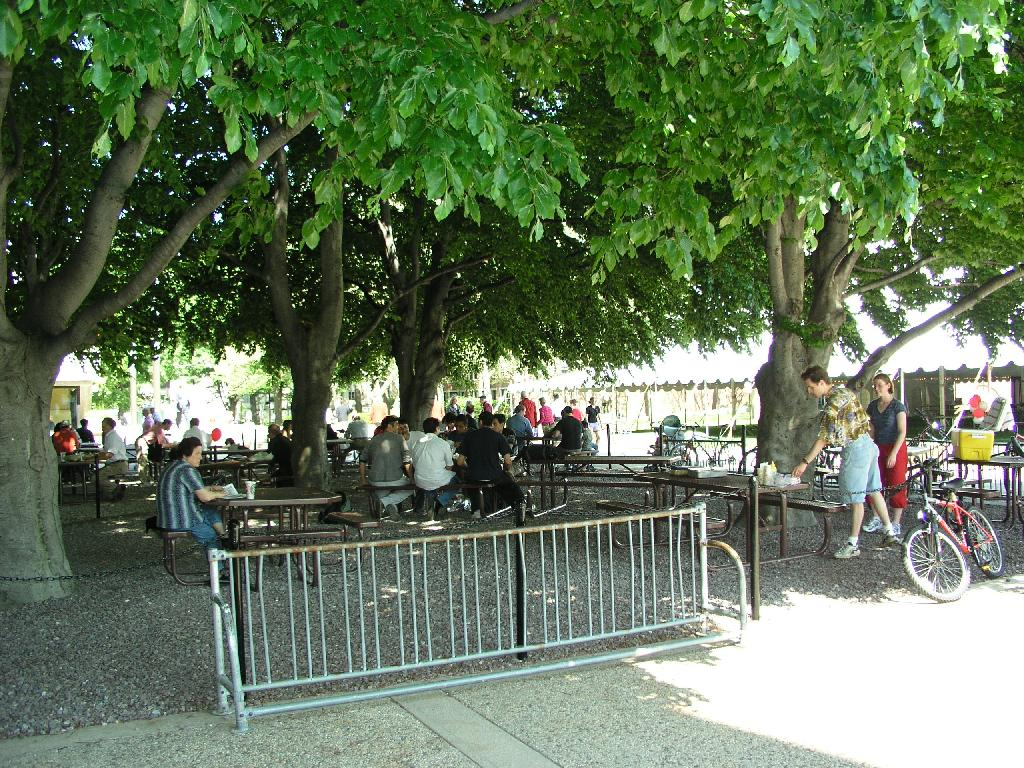
#> input picture data/i05june05_static_street_boston_p1010808.jpeg, 1024 x 768 px, found by its file name
$ jupyter execute --allow-errors 2019-12-03_retina-chicago-tests-copie.ipynb
#> lines starting #> are read from the running program, lines starting #| are printed output that depends on the picture
[cell 1]
import numpy as np
import matplotlib.pyplot as plt

#> (a cell that did not finish here is left out)

[cell 3]
#args = init(filename='../data/2019-07-23')
from easydict import EasyDict
args = EasyDict({'w': 28,
 'minibatch_size': 10,
 'train_batch_size': 1000,
 'test_batch_size': 126,
 'noise_batch_size': 1000,
 'mean': 0.1307,
 'std': 0.3081,
 'N_pic': 1718,
 'N_X': 1718,
 'N_Y': 2444,
 'N_X2': 98,
 'N_Y2': 140,
 'offset_std': 30,
 'offset_max': 34,
 'noise': 0.75,
 'contrast': 0.7,
 'sf_0': 0.1,
 'B_sf': 0.1,
 'N_theta': 6,
 'N_azimuth': 48,
 'N_eccentricity': 80,
 'N_phase': 2,
 'rho': 1.41,
 'bias_deconv': True,
 'p_dropout': 0.5,
 'dim1': 1000,
 'dim2': 1000,
 'lr': 0.005,
 'do_adam': 'adam',
 'bn1_bn_momentum': 0,
 'bn2_bn_momentum': 0,
 'momentum': 0,
 'epochs': 60,
 'num_processes': 1,
 'no_cuda': True,
 'log_interval': 20,
 'verbose': 1,
 'filename': '../data/2019-07-23',
 'seed': 2019,
 'N_cv': 10,
 'do_compute': True,
 'save_model': True,
 'zoomW': 300})

[cell 4]
print('N_X :', args.N_X)
print('N_Y :', args.N_Y)
print('N_theta :', args.N_theta)
print('N_azimuth :', args.N_azimuth)
print('N_eccentricity :', args.N_eccentricity)
print('N_phase :', args.N_phase)

[cell 5]
args.N_X, args.N_Y = 768, 1024
args_N_pic = args.N_Y

#> (a cell that did not finish here is left out)

#> (a cell that did not finish here is left out)

#> (a cell that did not finish here is left out)

#> (a cell that did not finish here is left out)

#> (a cell that did not finish here is left out)

#> (a cell that did not finish here is left out)

#> (a cell that did not finish here is left out)

#> (a cell that did not finish here is left out)

#> (a cell that did not finish here is left out)

#> (a cell that did not finish here is left out)

[cell 16]
from PIL import Image
impath = 'data/i05june05_static_street_boston_p1010808.jpeg'
im = Image.open(impath)
#> im is the input picture: PIL image 1024x768 RGB; mean R, G, B 100.3, 119.5, 90.3

[cell 17]
im

[cell 18]
im_color_npy = np.asarray(im)
im_color_npy

[cell 19]
im_bw = im.convert("L")
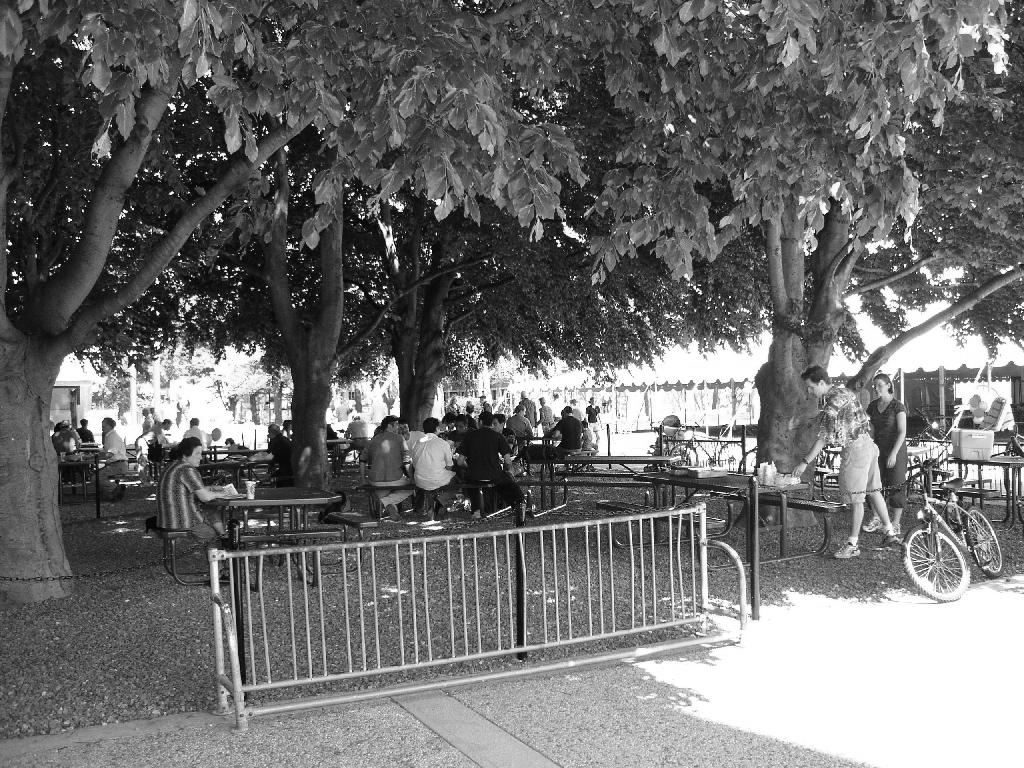
#> im_bw: PIL image 1024x768 L; min 0, max 255, mean 110.4

[cell 20]
im_bw

[cell 21]
im_npy = np.asarray(im_bw)

[cell 22]
im_npy

[cell 23]
args.N_X, args.N_Y = im_npy.shape
#> args.N_X = 768; args.N_Y = 1024
args_N_pic = args.N_Y
#> args_N_pic = 1024

[cell 24]
plt.figure(figsize=(20, 20))
plt.imshow(im_bw)

ecc_max = .8
rho = 1.05
args.N_eccentricity = 80

N_X, N_Y = args.N_X, args.N_Y
#> N_X = 768; N_Y = 1024
plt.plot(N_Y / 2 ,N_X / 2  , '+r')

for i_eccentricity in range(args.N_eccentricity):
    for i_azimuth in range(args.N_azimuth):

        ecc = ecc_max * (1 / rho) ** ((args.N_eccentricity - i_eccentricity) )

        N_min = min(N_X, N_Y)
        r = np.sqrt(N_min ** 2 + N_min ** 2) / 2 * ecc #- 30  # radius
        # r = np.sqrt(N_X ** 2 + N_Y ** 2) / 2 * ecc - 30 # radius
        psi = (i_azimuth + (i_eccentricity % 2) * .5) * np.pi * 2 / args.N_azimuth
        x = int(N_X / 2 + r * np.cos(psi))
        y = int(N_Y / 2 + r * np.sin(psi))
        plt.plot(y, x  , '.r')
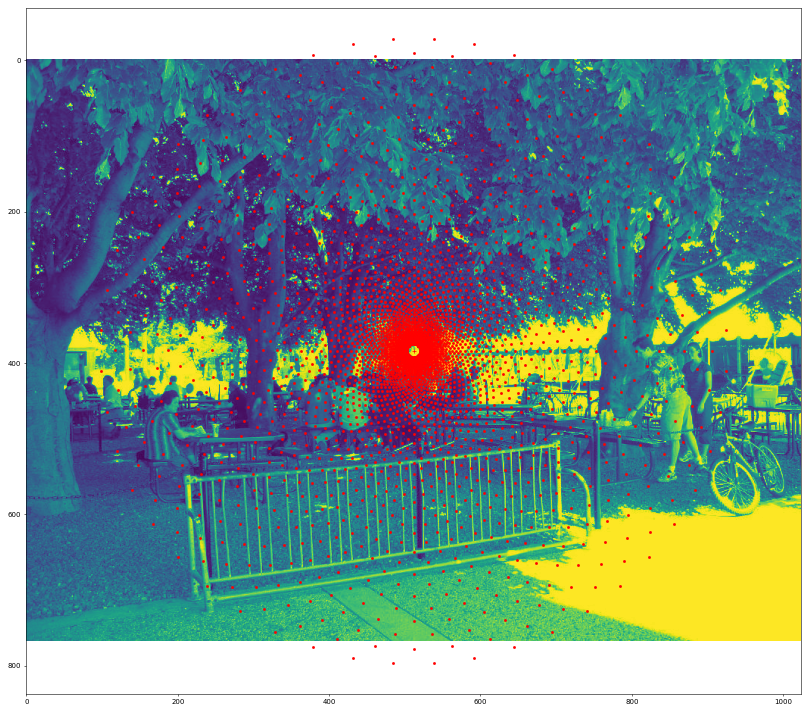
#> figure drawn by matplotlib, 1 panel

$ run again, with data/i05june05_static_street_boston_p1010764.jpeg copied over data/i05june05_static_street_boston_p1010808.jpeg
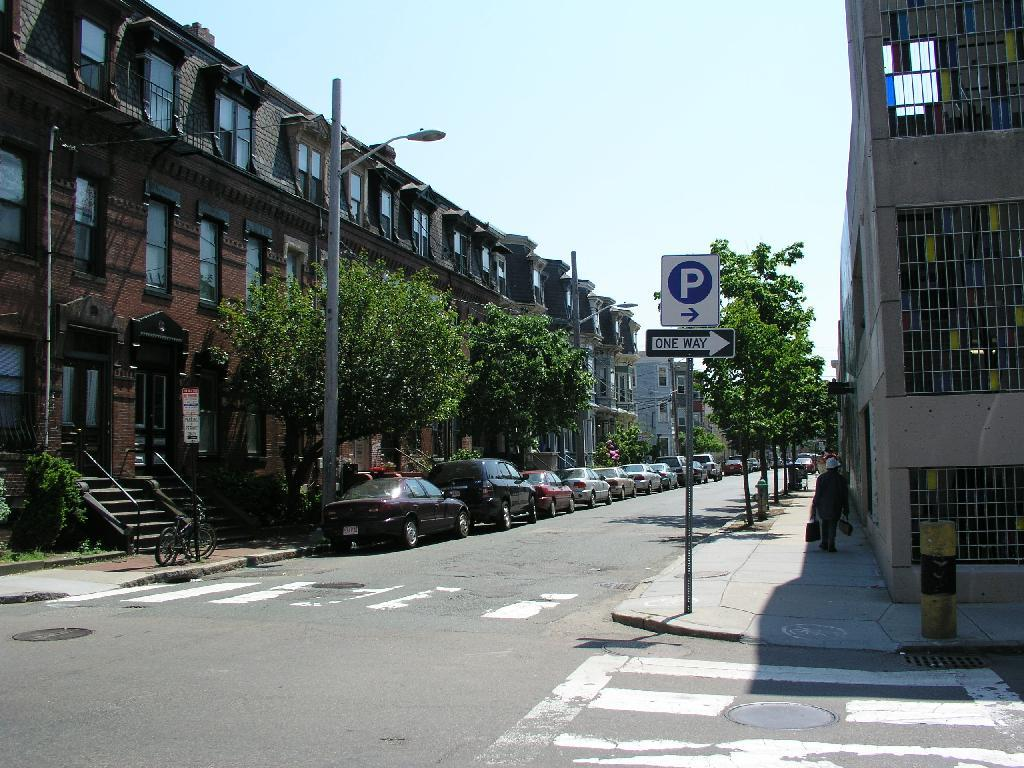
#> input picture data/i05june05_static_street_boston_p1010764.jpeg, 1024 x 768 px, found by its file name
#> im is the input picture: PIL image 1024x768 RGB; mean R, G, B 109.8, 118.8, 118.3
#> `im_bw = im.convert("L")`:
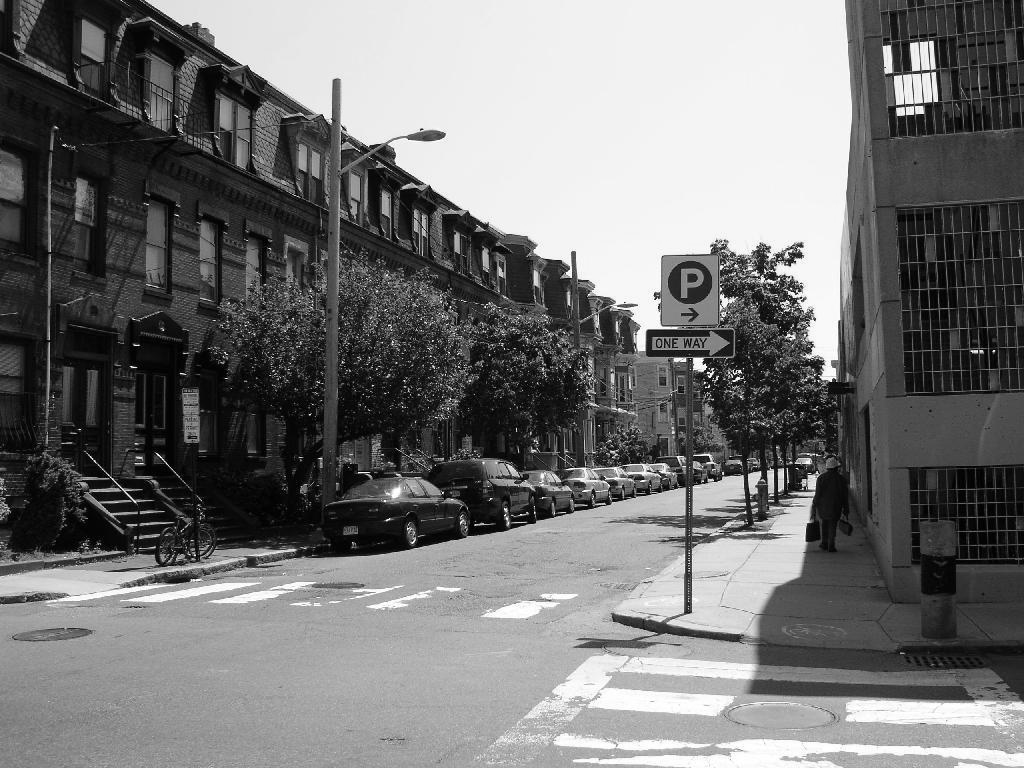
#> im_bw: PIL image 1024x768 L; min 0, max 255, mean 116.1
#> `[cell 24] plt.figure(figsize=(20, 20)) plt.imshow(im_bw)  ecc_max = .8..`:
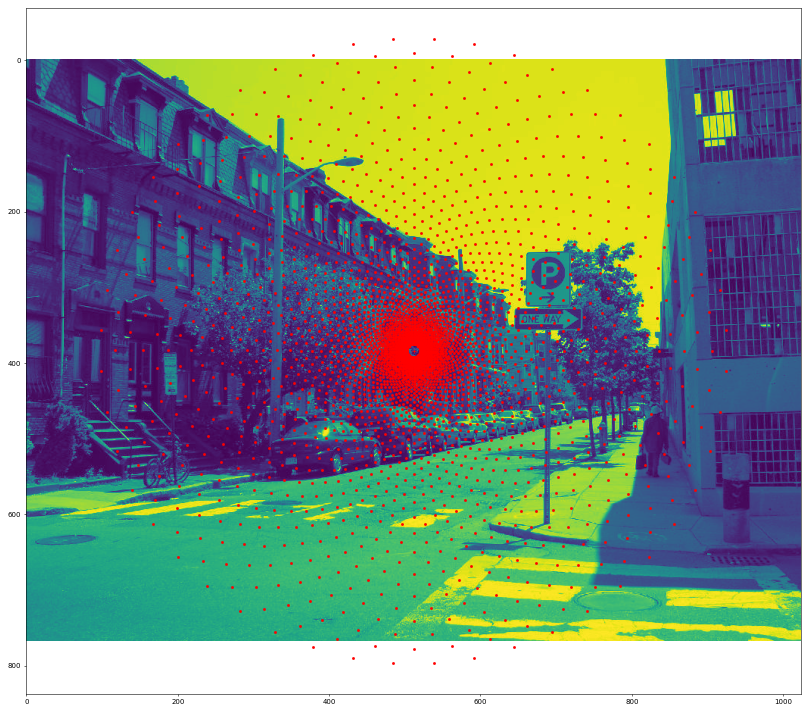
#> figure drawn by matplotlib, 1 panel

$ run again, with data/i05june05_static_street_boston_p1010785.jpeg copied over data/i05june05_static_street_boston_p1010808.jpeg
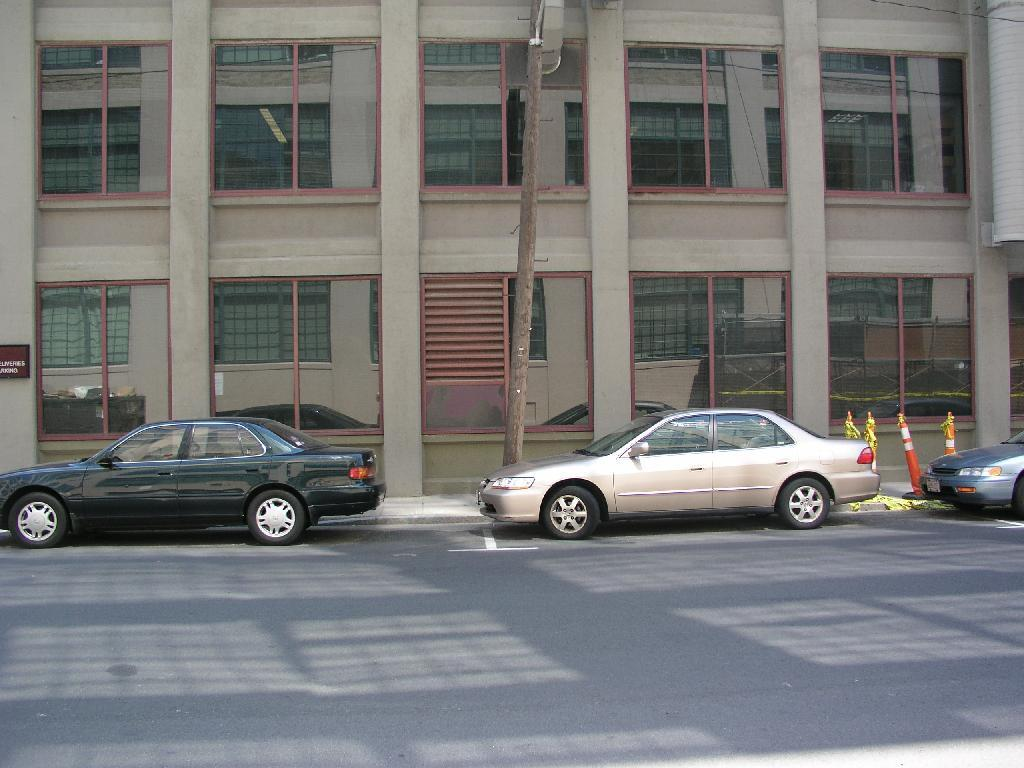
#> input picture data/i05june05_static_street_boston_p1010785.jpeg, 1024 x 768 px, found by its file name
#> im is the input picture: PIL image 1024x768 RGB; mean R, G, B 119.1, 119.6, 119.6
#> `im_bw = im.convert("L")`:
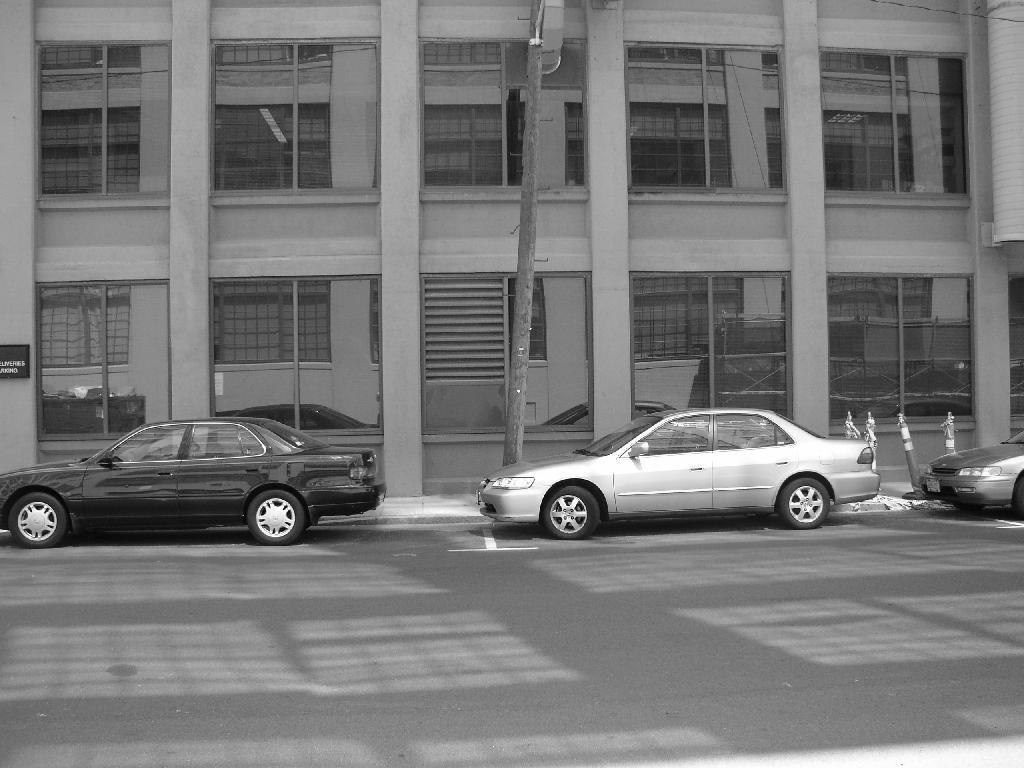
#> im_bw: PIL image 1024x768 L; min 0, max 255, mean 119.4
#> `[cell 24] plt.figure(figsize=(20, 20)) plt.imshow(im_bw)  ecc_max = .8..`:
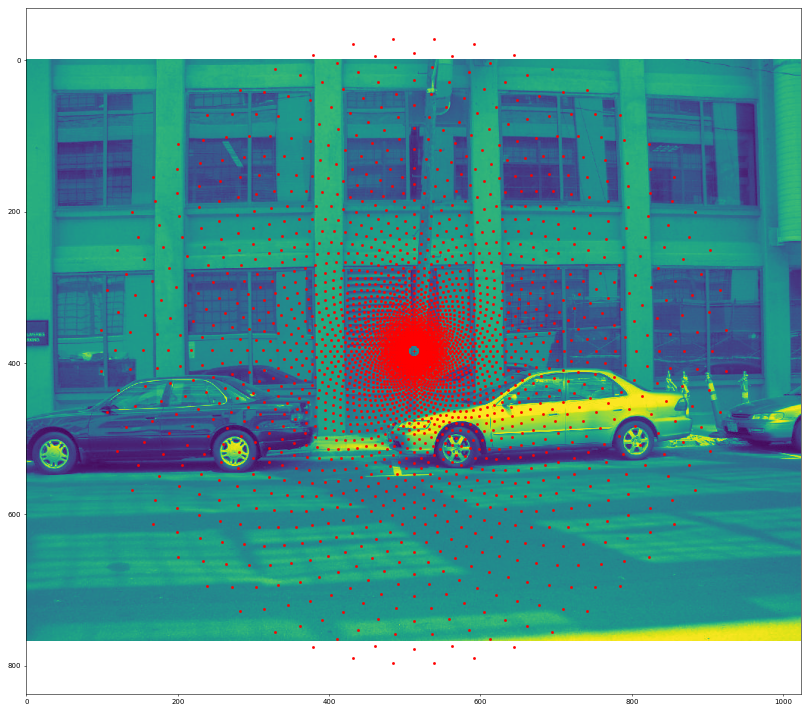
#> figure drawn by matplotlib, 1 panel

$ run again, with data/i05june05_static_street_boston_p1010800.jpeg copied over data/i05june05_static_street_boston_p1010808.jpeg
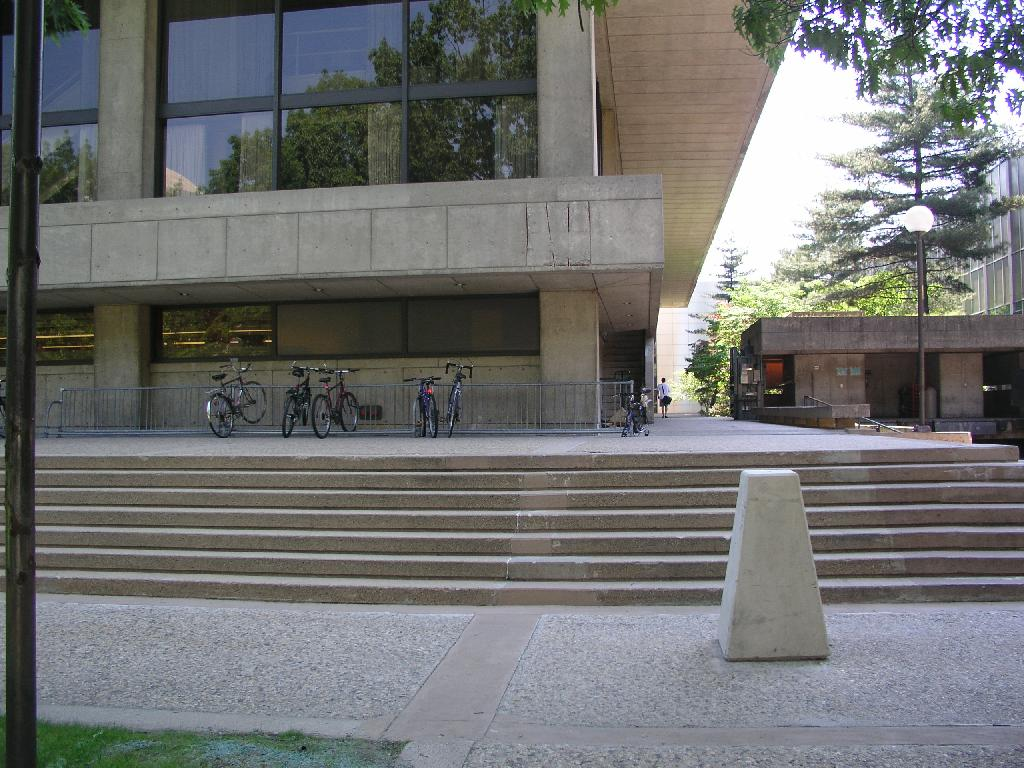
#> input picture data/i05june05_static_street_boston_p1010800.jpeg, 1024 x 768 px, found by its file name
#> im is the input picture: PIL image 1024x768 RGB; mean R, G, B 112.7, 113.6, 113.1
#> `im_bw = im.convert("L")`:
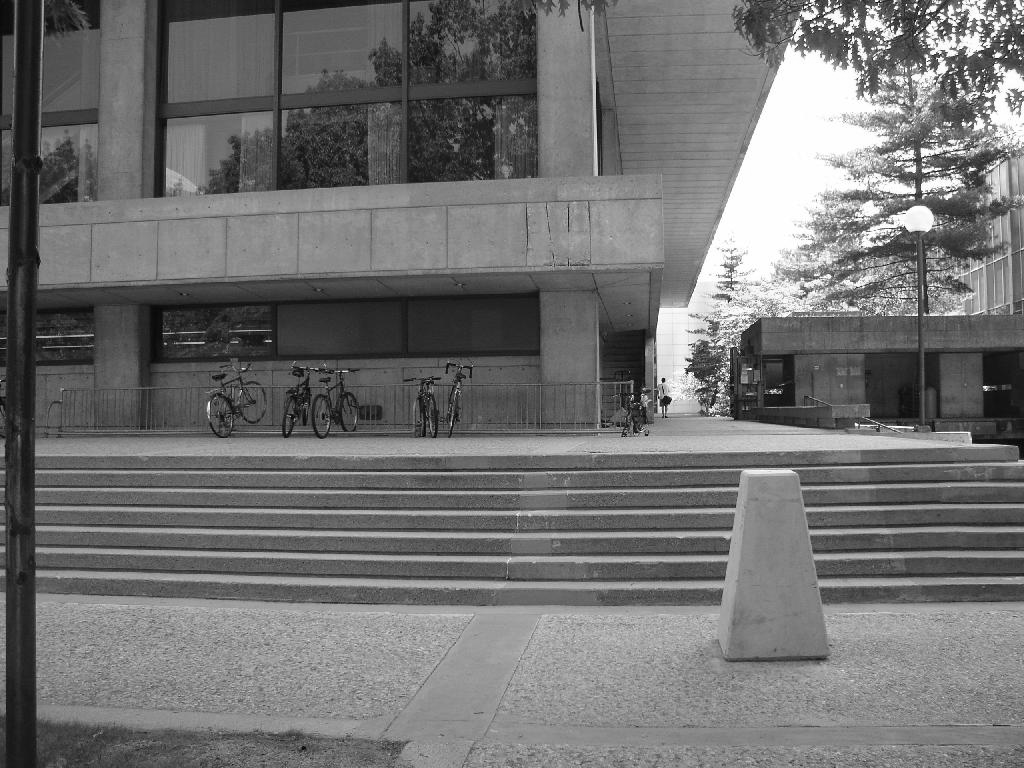
#> im_bw: PIL image 1024x768 L; min 1, max 255, mean 113.3
#> `[cell 24] plt.figure(figsize=(20, 20)) plt.imshow(im_bw)  ecc_max = .8..`:
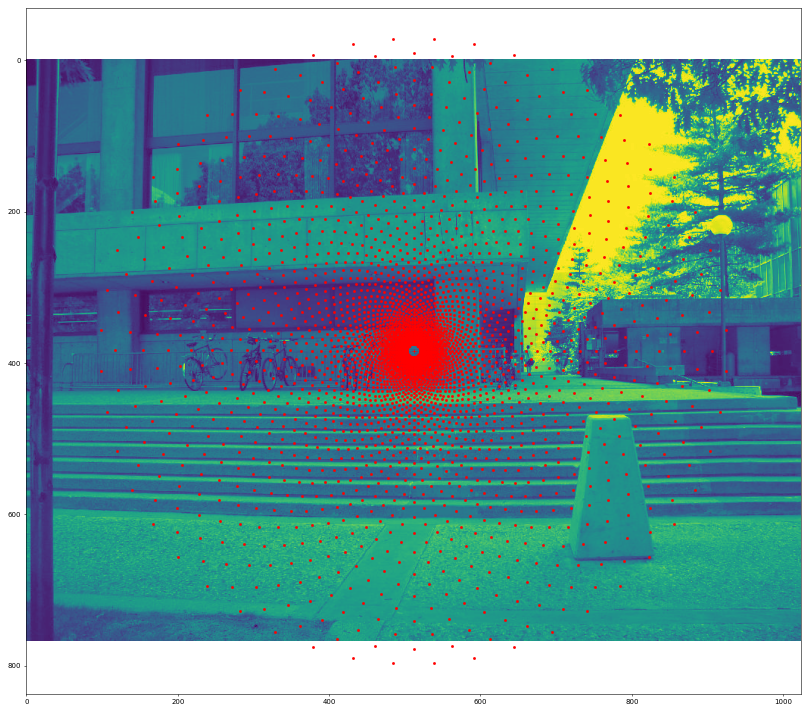
#> figure drawn by matplotlib, 1 panel
